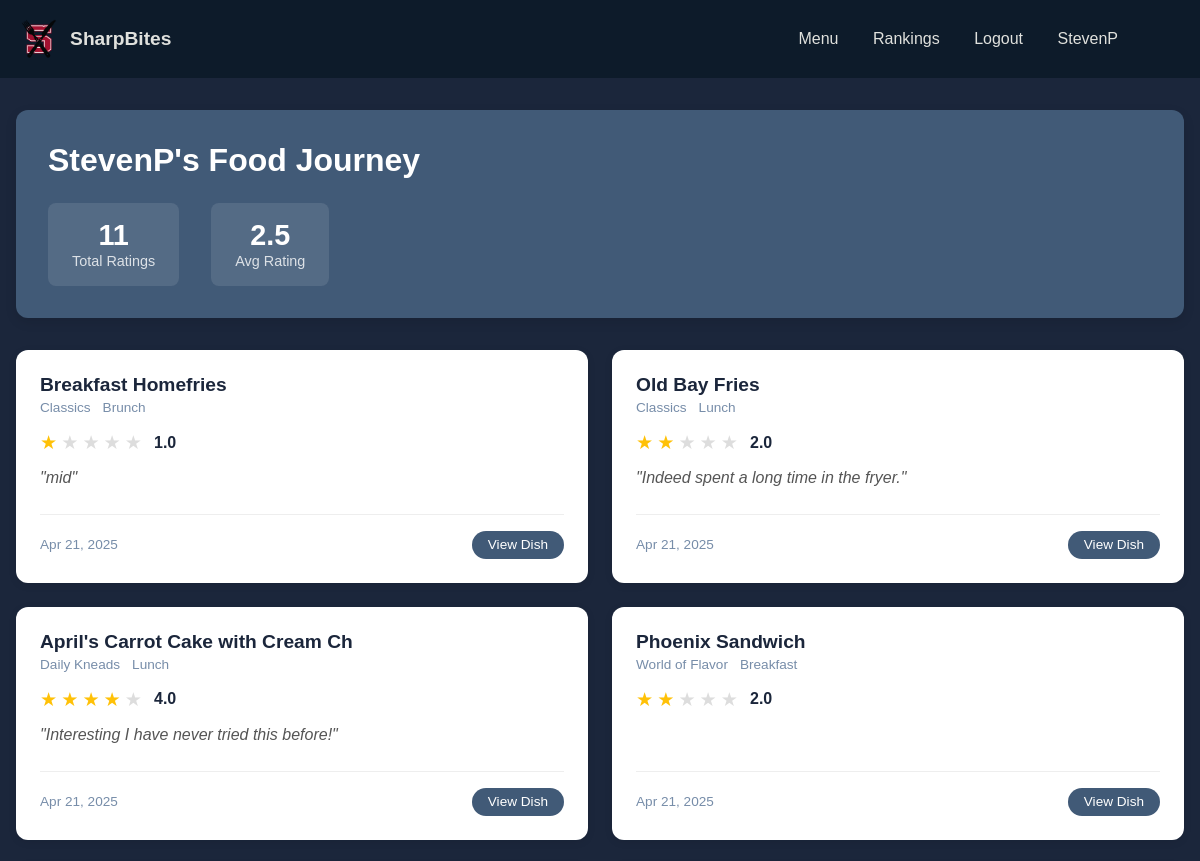
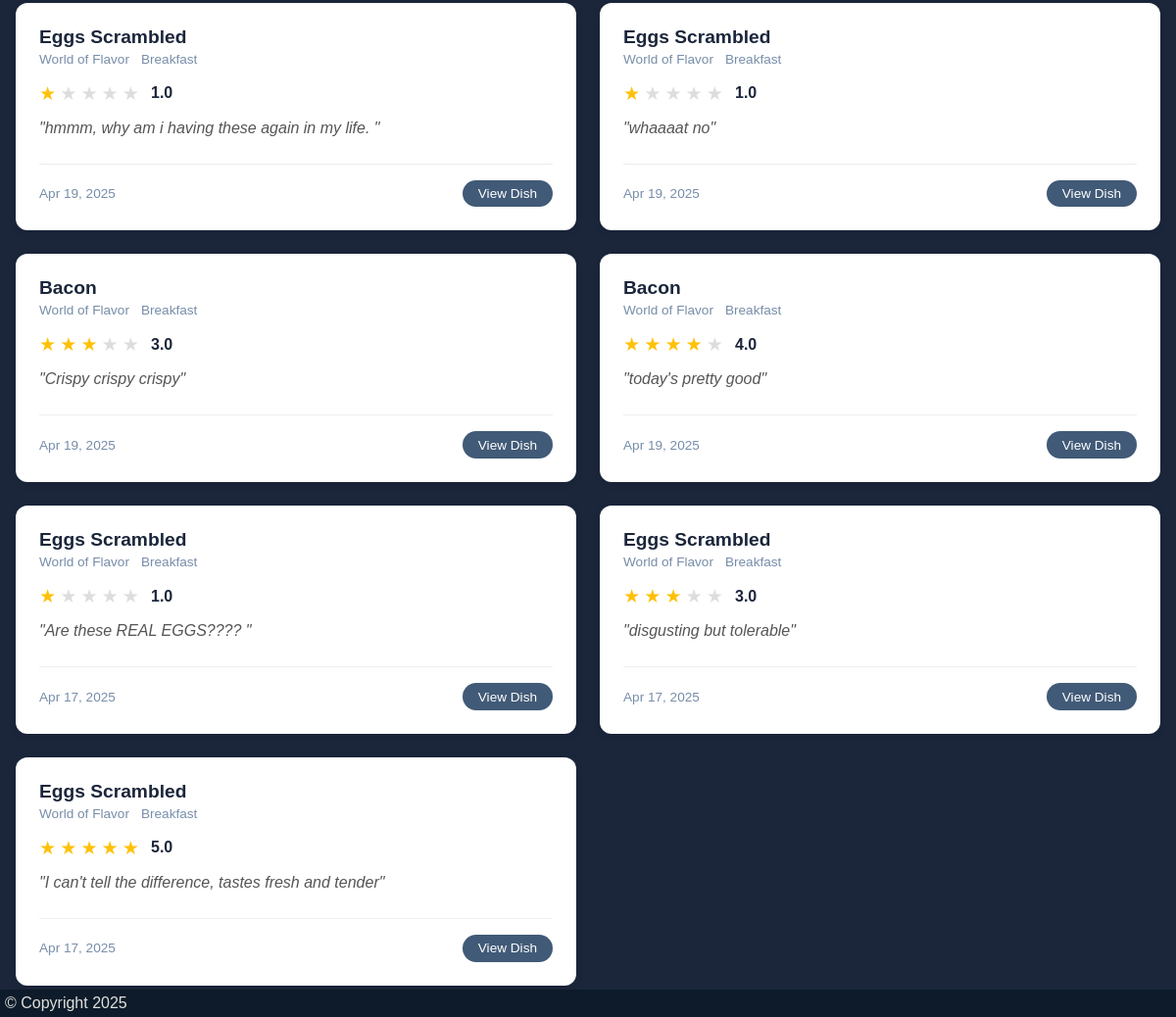
Screenshot of /profile (signed in) with the database file from the repository (2 pictures, top to bottom).
### models.py (models this page shows, shortened)
class User(db.Model):
    id = db.Column(db.Integer, primary_key=True)
    username = db.Column(db.String(30), unique=True, nullable=False)
    password = db.Column(db.String(150), nullable=False)
    created_at = db.Column(db.DateTime, default=datetime.now, nullable=False)
    reviews = db.relationship("Review", backref="author", lazy=True)

class Review(db.Model):
    id = db.Column(db.Integer, primary_key=True)
    dish_id = db.Column(db.Integer, db.ForeignKey('dish.id'), nullable=False)
    rating = db.Column(db.Float, nullable=False)
    content = db.Column(db.Text)
    date = db.Column(db.Date, default=date.today)
    author_id = db.Column(db.Integer, db.ForeignKey('user.id'), nullable=False)

class Dish(db.Model):
    id = db.Column(db.Integer, primary_key=True)
    name = db.Column(db.String(255), nullable=False)
    description = db.Column(db.Text)
    location = db.Column(db.String(100), nullable=False) # eg: world of flavor
    rating = db.Column(db.Float)  # Average rating
    daily_rating = db.Column(db.Float)  # Average rating for today only
    time = db.Column(db.String(50), nullable=False)  # breakfast, lunch, dinner
    properties = db.Column(db.String(255))  # comma-separated: vegan, gluten free, etc.
    itemtoday = db.Column(db.Boolean, default=False)  # Whether it's on today's menu
    reviews = db.relationship("Review", backref="dish", cascade="all, delete-orphan", lazy=True)

### app.py (the view)
@app.route('/profile')
def profile():
    if 'user_id' not in session:
        return redirect(url_for('login'))
    user = User.query.get(session['user_id'])
    reviews = Review.query.filter_by(author_id=user.id)\
               .join(Dish)\
               .order_by(Review.date.desc())\
               .all()
    avg_rating = db.session.query(db.func.avg(Review.rating))\
                 .filter(Review.author_id == user.id)\
                 .scalar() or 0
    return render_template('profile.html',
                         user=user,
                         reviews=reviews,
                         avg_rating=avg_rating)

### templates/profile.html
{% extends "base.html" %}
{% block head %}
  {{ super() }}
  <link rel="stylesheet" href="{{ url_for('static', filename='styles/profile.css') }}">
{% endblock %}
{% block content %}
<div class="profile-container">
  <div class="profile-header">
    <div class="user-info">
      <h1>{{ user.username }}'s Food Journey</h1>
      <div class="stats">
        <div class="stat-box">
          <span class="stat-number">{{ reviews|length }}</span>
          <span class="stat-label">Total Ratings</span>
        </div>
        <div class="stat-box">
          <span class="stat-number">{{ "%.1f" % (avg_rating or 0) }}</span>
          <span class="stat-label">Avg Rating</span>
        </div>
      </div>
    </div>
  </div>
  <div class="ratings-container">
    {% if reviews %}
      {% for review in reviews %}
      <div class="rating-card">
        <div class="rating-content">
          <div class="dish-header">
            <h3>{{ review.dish.name }}</h3>
            <div class="dish-meta">
              <span class="location">{{ review.dish.location }}</span>
              <span class="meal-time">{{ review.dish.time }}</span>
            </div>
          </div>
          <div class="rating-display">
            <div class="stars">
              {% for i in range(5) %}
                <span class="star {% if i < review.rating %}filled{% endif %}">★</span>
              {% endfor %}
              <span class="rating-value">{{ review.rating }}</span>
            </div>
            {% if review.content %}
            <p class="review-text">"{{ review.content }}"</p>
            {% endif %}
          </div>
          <div class="rating-footer">
            <span class="date">{{ review.date.strftime('%b %d, %Y') }}</span>
            <a href="/reviews/{{ review.dish.name|urlencode }}" class="view-btn">View Dish</a>
          </div>
        </div>
      </div>
      {% endfor %}
    {% else %}
      <div class="empty-state">
        <h3>No Ratings Yet</h3>
        <p>Start exploring and rate your favorite dishes!</p>
        <a href="/menu" class="explore-btn">Browse Menu</a>
      </div>
    {% endif %}
  </div>
</div>
{% endblock %}

### templates/base.html (shortened to what this page needs)
<!DOCTYPE html>
<html lang="en">
{% block head %}
<head>
    <link rel="stylesheet" href="{{ url_for('static', filename='styles/base.css') }}">
</head>
{% endblock %}
<body>
    <div id="header">
        <a id="home" href ="{{ url_for('home') }}">
            <img src = "{{ url_for('static', filename='images/logo2.png') }}">
        <h1>SharpBites</h1>
        </a>
        <ul class="menu">
                <li><a class="link" href="{{ url_for('menu') }}">Menu</a></li>
                <li><a class="link" href="{{ url_for('rankings') }}">Rankings</a></li>
                {% if session['user_id'] %}
                    <li>
                        <a class="link" href="{{ url_for('logout') }}">Logout</a>
                    </li>
                    <li>
                        <a class="link username-link" href="{{ url_for('profile') }}">{{ session['username'] }}</a>
                    </li>
                    {% else %}
                    <li><a class="link" href="{{ url_for('register') }}">Register</a></li>
                    <li>
                        <a class="link" href="{{ url_for('login') }}">Login</a>
                    </li>
                    {% endif %}
        </ul>
    </div>
    {% block content %}
    {% endblock %}
    <footer>
        <p>&copy Copyright 2025</p>
    </footer>
</body>
</html>

### static/styles/base.css (style rules this page uses)
body { background-color: #1B263B; color: #E0E1DD; font-family: "Larsseit",Helvetica,Arial,sans-serif; display: block; overflow-y: scroll; margin:0; overflow-x: hidden; }
#header { display: flex; white-space: nowrap; width: 100vw; padding: 3px; color: #E0E1DD; align-items: center; z-index: 4; background-color: #0D1B2A; position:relative; margin-bottom: 10px; }
#header ul { list-style-type: none; margin-left: auto; align-content: center; padding-right: 5%; }
#header li { display: inline-block; margin-right: 20px; }
#header img { height: 60px; padding:1px; }
#header a { text-decoration: none; align-items: center; border-radius: 3px; padding: 5px; display:flex; color: #E0E1DD; }
#header h1 { font-size: larger; }
footer { position: fixed; display:block; width:100vw; bottom: 0; left: 0; z-index: 1; background-color: #0D1B2A; }
footer p { margin:5px; float: left; }

### static/styles/profile.css (style rules this page uses)
.profile-container { max-width: 1200px; margin: 2rem auto; padding: 0 1rem; color: #333; }
.profile-header { background: #415A77 100%; border-radius: 12px; padding: 2rem; margin-bottom: 2rem; color: white; box-shadow: 0 4px 12px rgba(0,0,0,0.1); }
.user-info h1 { margin: 0; font-size: 2rem; font-weight: 600; }
.stats { display: flex; gap: 2rem; margin-top: 1.5rem; }
.stat-box { background: rgba(255,255,255,0.1); padding: 1rem 1.5rem; border-radius: 8px; text-align: center; }
.stat-number { display: block; font-size: 1.8rem; font-weight: 700; }
.stat-label { font-size: 0.9rem; opacity: 0.8; }
.ratings-container { display: grid; grid-template-columns: repeat(auto-fill, minmax(400px, 1fr)); gap: 1.5rem; }
.rating-card { background: white; border-radius: 12px; overflow: hidden; box-shadow: 0 2px 8px rgba(0,0,0,0.08); transition: transform 0.3s ease, box-shadow 0.3s ease; display: flex; }
.rating-content { flex: 1; padding: 1.5rem; display: flex; flex-direction: column; }
.dish-header h3 { margin: 0 0 0.25rem 0; color: #1B263B; font-size: 1.2rem; }
.dish-meta { display: flex; gap: 0.75rem; font-size: 0.85rem; color: #778DA9; margin-bottom: 1rem; }
.rating-display { flex: 1; }
.stars { display: flex; align-items: center; gap: 0.25rem; margin-bottom: 0.75rem; }
.star { color: #ddd; font-size: 1.2rem; }
.star.filled { color: #FFC107; }
.rating-value { margin-left: 0.5rem; font-weight: 600; color: #1B263B; }
.review-text { font-style: italic; color: #555; margin: 0.5rem 0; line-height: 1.5; }
.rating-footer { display: flex; justify-content: space-between; align-items: center; margin-top: 1rem; padding-top: 1rem; border-top: 1px solid #eee; font-size: 0.85rem; }
.date { color: #778DA9; }
.view-btn { background: #415A77; color: white; padding: 0.4rem 1rem; border-radius: 20px; text-decoration: none; font-size: 0.85rem; transition: background 0.2s; }

### rows the page displays
User: username "StevenP"
Review: dish.name "Breakfast Homefries", dish.location "Classics", dish.time "Brunch", rating "1.0", content "mid", date "Apr 21, 2025"
Review: dish.name "Old Bay Fries", dish.location "Classics", dish.time "Lunch", rating "2.0", content "Indeed spent a long time in the fryer.", date "Apr 21, 2025"
Review: dish.name "April's Carrot Cake with Cream Ch", dish.location "Daily Kneads", dish.time "Lunch", rating "4.0", content "Interesting I have never tried this before!", date "Apr 21, 2025"
Review: dish.name "Phoenix Sandwich", dish.location "World of Flavor", dish.time "Breakfast", rating "2.0", date "Apr 21, 2025"
Review: dish.name "Eggs Scrambled", dish.location "World of Flavor", dish.time "Breakfast", rating "1.0", content "hmmm, why am i having these again in my life.", date "Apr 19, 2025"
Review: dish.name "Eggs Scrambled", dish.location "World of Flavor", dish.time "Breakfast", rating "1.0", content "whaaaat no", date "Apr 19, 2025"
Review: dish.name "Bacon", dish.location "World of Flavor", dish.time "Breakfast", rating "3.0", content "Crispy crispy crispy", date "Apr 19, 2025"
Review: dish.name "Bacon", dish.location "World of Flavor", dish.time "Breakfast", rating "4.0", content "today's pretty good", date "Apr 19, 2025"
Review: dish.name "Eggs Scrambled", dish.location "World of Flavor", dish.time "Breakfast", rating "1.0", content "Are these REAL EGGS????", date "Apr 17, 2025"
Review: dish.name "Eggs Scrambled", dish.location "World of Flavor", dish.time "Breakfast", rating "3.0", content "disgusting but tolerable", date "Apr 17, 2025"
Review: dish.name "Eggs Scrambled", dish.location "World of Flavor", dish.time "Breakfast", rating "5.0", content "I can't tell the difference, tastes fresh and tender", date "Apr 17, 2025"

### other values shown
{{ reviews|length }} "11"
{{ "%.1f" % (avg_rating or 0) }} "2.5"
